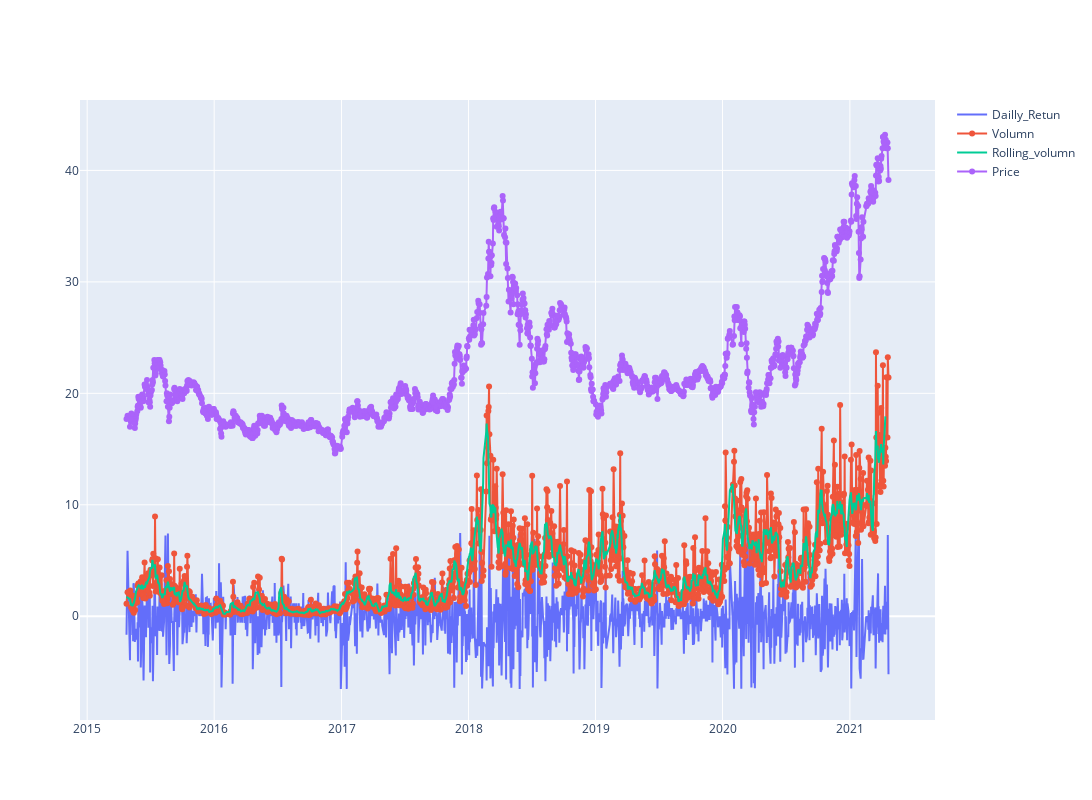

The code cell stored with this chart in its notebook:
### Code cell
df['Volumn'] = df['<Volume>']/1000000
Volumnshort_rolling = df['Volumn'].rolling(window=7).mean()

fig = go.Figure()
fig.update_layout(  autosize=False,   width=1200,    height=800)
fig.add_trace(go.Scatter(x=df.datetime, y=df['Daily_return'], 
                        mode='lines', name='Dailly_Retun'))
fig.add_trace(go.Scatter(x=df.datetime, y=df['Volumn'], 
                        mode='lines+markers', name='Volumn'))

fig.add_trace(go.Scatter(x=df.datetime, y=Volumnshort_rolling, 
                      mode ='lines', name='Rolling_volumn'))

fig.add_trace(go.Scatter(x=df.datetime, y=df['<Close>'], 
                        mode='lines+markers', name='Price'))

### Figure 1 — Plotly figure (JSON) as saved in the notebook; plotly's stock layout.template omitted (floating-point values rounded to 4 significant figures; data arrays with more than 128 entries replaced by an {"elided": "..."} marker saying what was removed)
{"data": [{"mode": "lines", "name": "Dailly_Retun", "type": "scatter", "x": {"elided": "1499 str values"}, "y": {"elided": "1499 float values"}}, {"mode": "lines+markers", "name": "Volumn", "type": "scatter", "x": {"elided": "1499 str values"}, "y": {"elided": "1499 float values"}}, {"mode": "lines", "name": "Rolling_volumn", "type": "scatter", "x": {"elided": "1499 str values"}, "y": {"elided": "1499 float values"}}, {"mode": "lines+markers", "name": "Price", "type": "scatter", "x": {"elided": "1499 str values"}, "y": {"elided": "1499 float values"}}], "layout": {"autosize": false, "height": 800, "width": 1200}}
